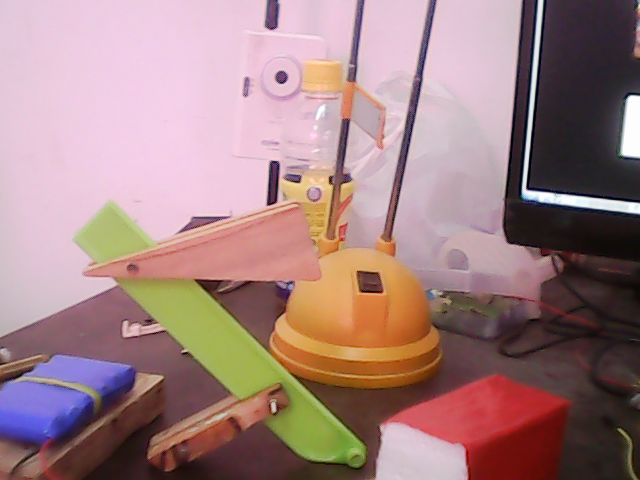
//> input picture Research/otsuMethod/test.png, 640 x 480 px
$ ./otsuMethod   (built with g++ and OpenCV 4)
//> lines starting //> are read from the running program, lines starting //| are printed output that depends on the picture
#include <opencv2/core/core.hpp>
#include <opencv2/imgcodecs.hpp>
#include <opencv2/imgproc.hpp>
#include <opencv2/highgui/highgui.hpp>
#include <iostream>
#include <fstream>
#include <string>
#include <inttypes.h>
#include <cmath>
#include <algorithm>
#include "arm_neon.h"

using namespace cv;
using namespace std;

static void do_hist_prob( Mat* input, int* cH, float* pH )
{
  static uint8_t __restrict * src  = input->data;
  int numPixels = input->total();

  for (int i = 0; i < 256; i++) { *(cH + i) = 0; }
  for (int i = 0; i < numPixels; i++)
    {
      *( cH + *src ) = *( cH + *src ) + 1;
      src = src + 3;
    }
  for (int i = 0; i < 256; i++) { *pH = (float)*cH/(float)numPixels; *cH++; *pH++; }
}

static void do_wt( float* pH, float* wtH )
{
  float wt = 0;
  for (int i = 0; i < 256; i++)
    {
      *wtH = wt + *pH;
      wt = *wtH;
      *wtH++; *pH++;
    }
}

static void do_myu( float* pH, float* wtH, float* myu1, float* myu2 )
{
  float t_ip = 0;
  float myu_t = 0;

  for (int i = 0; i < 256; i++) { *(myu1 + i) = 0; *(myu2 + i) = 0; }

  for (int i = 1; i < 256; i++)
    {
      *myu1 = t_ip + ((float)i)*(*pH);
      t_ip = *myu1;
      *myu1++; *pH++;
    }
  myu_t = *(myu1 - 1);
  myu1 = myu1 - 256;

  for (int i = 1; i < 256; i++)
    {
      *myu2 = myu_t - *myu1;
      *myu1++; *myu2++;
    }
  myu1 = myu1 - 256; myu2 = myu2 - 256;

  for (int i = 1; i < 256; i++) { *myu1 = (*myu1 / *wtH); *myu1++; *wtH++; }
  wtH = wtH - 256;

  for (int i = 1; i < 256; i++)
    {
      *myu2 = (*myu2 / (1 - *wtH));
      if (*myu2 <= 0)
	{
	  *myu2 = 0;
	}
      *myu2++; *wtH++;
    }
  myu1 = myu1 - 256; myu2 = myu2 - 256; wtH = wtH - 256;
  for (int i = 0; i < 256; i++) { printf("%d : %f, %f, %f \n", i, *myu1, *myu2, *wtH); myu1++; myu2++; wtH++; }
}

static void do_sigsq( float* myu1, float* myu2, float* wtH, float* sigsq )
{
  float myu_t;
  printf("%f \n", *myu1);
  myu_t = *(myu1 + 255);
  printf("%f \n", myu_t);
}

int main(void)
{
  Mat image (480, 640, CV_8UC3, Scalar(0,0,0));
  int colorHist[256];
  float probHist[256];
  float wtHist[256];
  float myu1Hist[256];
  float myu2Hist[256];
  float sigsqHist[256];
  image = imread("../test.png", IMREAD_COLOR);
//> image is the input picture: 480 rows x 640 cols, CV_8UC3; mean B, G, R 129.9, 129.7, 161.9
  cvtColor(image, image, COLOR_BGR2HSV);
//> image: 480 rows x 640 cols, CV_8UC3; mean H, S, V 108.5, 79.6, 165.1
  namedWindow( "Display window", WINDOW_AUTOSIZE );
  imshow( "Display window", image );
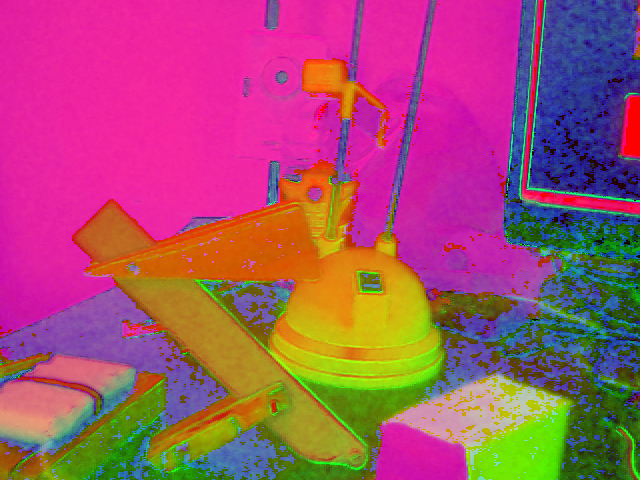
//> window 'Display window': 480 rows x 640 cols, CV_8UC3; mean B, G, R 108.5, 79.6, 165.1
  waitKey(0);

  do_hist_prob( &image, &colorHist[0], &probHist[0] );
//> colorHist = 256 values, max 16545 at index 170, min 0 at index 50, mean 1200; probHist = 256 values, max 0.0539 at index 170, min 0 at index 50, mean 0.00391
  do_wt( &probHist[0], &wtHist[0] );
//> the loop in do_wt, `for (int i = 0; i < 256; i++)` made 256 passes
//> wt on passes 1 to 3: 0.0325, 0.0529, 0.075
//> wtHist = 256 values from 0.0325 to 1
  do_myu( &probHist[0], &wtHist[0], &myu1Hist[0], &myu2Hist[0] );
//> the loop in do_myu, `for (int i = 1; i < 256; i++)` made 255 passes
//> t_ip on passes 1 to 3: 0.0325, 0.0733, 0.14
//> in do_myu, `myu_t = *(myu1 - 1);`: myu_t = 109.5
//> the loop in do_myu, `for (int i = 0; i < 256; i++) { printf("%d : %f, %f, %f \n", i, *myu1,..` made 256 passes
//| 0 : 0.000000, 0.000000, 109.523857
//| 1 : 0.000000, 0.000000, 0.000000
//| 2 : 0.000000, 113.198006, 0.032458
//| 3 : 0.432488, 115.602692, 0.052865
//| 4 : 0.762500, 118.331200, 0.075049
//| 5 : 1.228204, 121.012589, 0.096094
//| 6 : 1.712813, 123.341599, 0.113844
//| 7 : 2.218863, 125.642830, 0.130781
//> (output is shown up to pass 8 of 256)
//> myu1Hist = 256 values, max 109.5 at index 253, min 0 at index 255, mean 49.24; myu2Hist = 256 values, max 381.4 at index 178, min 0 at index 179, mean 114.9
  do_sigsq( &myu1Hist[0], &myu2Hist[0] , &wtHist[0], &sigsqHist[0] );
//| 0.432488
//> in do_sigsq, `myu_t = *(myu1 + 255);`: myu_t = 0
//| 0.000000
//> sigsqHist = 256 values from 0 to 0
  return 0;
}
